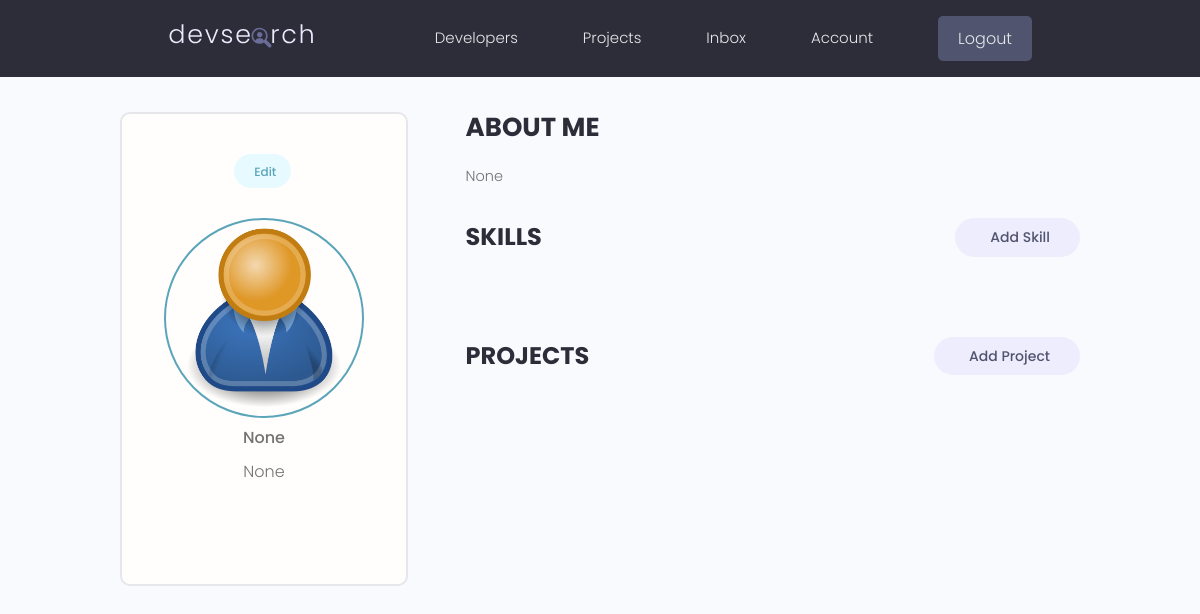
Before: /account (signed in) with the older database file.
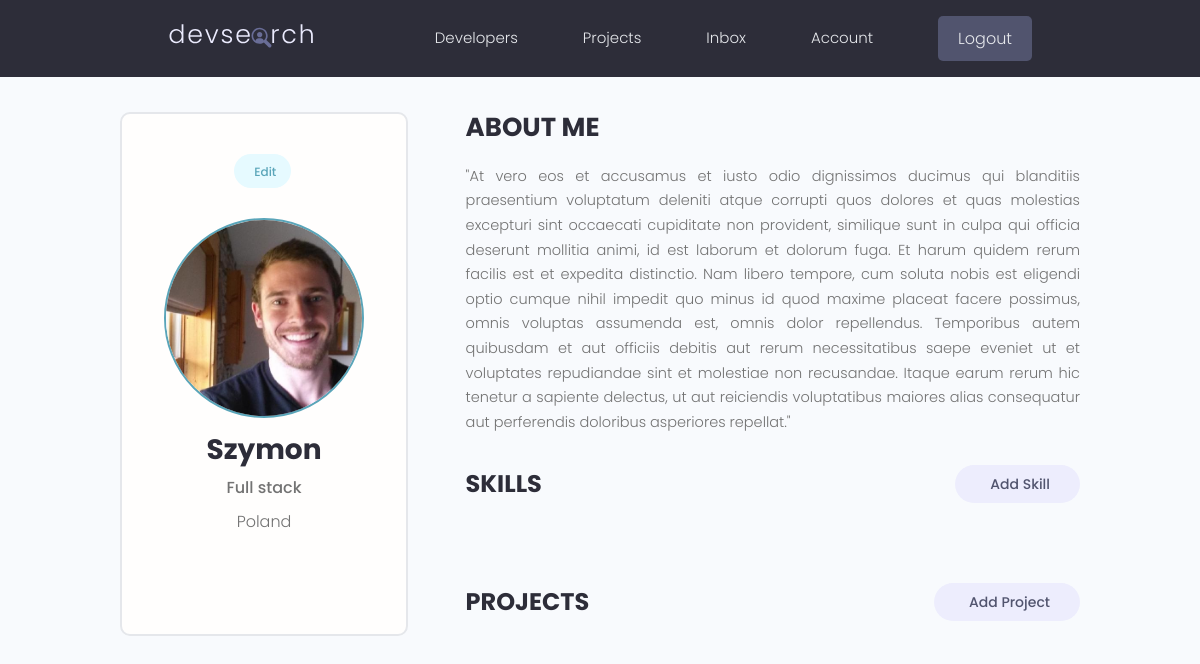
After: the same page with the newer database file.
### users/models.py (models this page shows, shortened)
class Profile(models.Model):
    user = models.OneToOneField(
        User, on_delete=models.CASCADE, null=True, blank=True)
    name = models.CharField(max_length=200, blank=True, null=True)
    email = models.EmailField(max_length=500, blank=True, null=True)
    username = models.CharField(max_length=200, blank=True, null=True)
    location = models.CharField(max_length=200, blank=True, null=True)
    short_intro = models.CharField(max_length=200, blank=True, null=True)
    bio = models.TextField(blank=True, null=True)
    profile_image = models.ImageField(
        null=True, blank=True, upload_to='profiles/', default='profiles/user-default.png')
    social_github = models.CharField(max_length=200, blank=True, null=True)
    social_twitter = models.CharField(max_length=200, blank=True, null=True)
    social_linkedin = models.CharField(max_length=200, blank=True, null=True)
    social_youtube = models.CharField(max_length=200, blank=True, null=True)
    social_website = models.CharField(max_length=200, blank=True, null=True)
    created = models.DateTimeField(auto_now_add=True)
    id = models.UUIDField(default=uuid.uuid4, unique=True,
                          primary_key=True, editable=False)
    phone_number = models.CharField(max_length=12, blank=True)

### users/views.py (the view)
# urls.py: path('account', views.userAccount, name="account"),
@login_required(login_url='login')
def userAccount(request):
    profile = request.user.profile
    skills = profile.skill_set.all()
    projects = profile.project_set.all()
    context = {
        'profile': profile,
        'skills': skills,
        'projects': projects,
    }
    return render(request, 'users/account.html', context)

### users/templates/users/account.html (shortened to what this page needs)
{% extends 'main.html' %}
{% block content %}
  <main class="settingsPage profile my-md">
    <div class="container">
      <div class="layout">
        <div class="column column--1of3">
          <div class="card text-center">
            <div class="card__body dev">
              <a class="tag tag--pill tag--main settings__btn" href="{% url 'edit-account' %}"> Edit</a>
              <img class="avatar avatar--xl dev__avatar" src="{{profile.profile_image.url}}" />
              <h2 class="dev__name">{{profile.name}}</h2>
              <p class="dev__title">{{profile.short_intro}}</p>
              <p class="dev__location">{{profile.location}}</p>
                  </div>
          </div>
        </div>
        <div class="column column--2of3">
          <div class="devInfo">
            <h3 class="devInfo__title">About Me</h3>
            <p class="devInfo__about">
                {{profile.bio}}
            </p>
          </div>
          <div class="settings">
            <h3 class="settings__title">Skills</h3>
            <a class="tag tag--pill tag--sub settings__btn tag--lg" href="{% url 'create-skill' %}"> Add Skill</a>
          </div>
          <div class="settings">
            <h3 class="settings__title">Projects</h3>
            <a class="tag tag--pill tag--sub settings__btn tag--lg" href="{% url 'create-project' %}"> Add Project</a>
          </div>
        </div>
      </div>
    </div>
  </main>
{% endblock %}

Changed rows visible on the page:
changed Profile: profile_image: picture added in place of a placeholder; name (not shown) → "Szymon"; short_intro "None" → "Full stack"; location "None" → "Poland"; bio "None" → "\"At vero eos et accusamus et iusto odio dignissimos ducimus qui blanditiis praesentium voluptatum deleniti atque corrupti quos dolores et quas molestias excepturi sint occaecati cupiditate non provident, similique sunt in culpa qui officia deserunt mollitia animi, id est laborum et dolorum fuga. Et harum quidem rerum facilis est et expedita distinctio. Nam libero tempore, cum soluta nobis est eligendi optio cumque nihil impedit quo minus id quod maxime placeat facere possimus, omnis voluptas assumenda est, omnis dolor repellendus. Temporibus autem quibusdam et aut officiis debitis aut rerum necessitatibus saepe eveniet ut et voluptates repudiandae sint et molestiae non recusandae. Itaque…"
